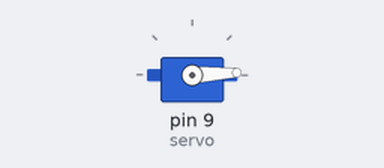
Bench run of a sketch on a simulated Arduino Uno, built with avr-gcc and run on an emulated ATmega328P. On the bench: servo.

Above: at 0.05 s.
At 0.9 s:
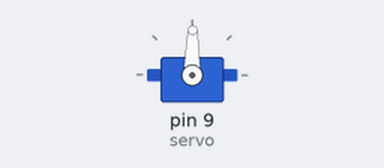
At 1.75 s:
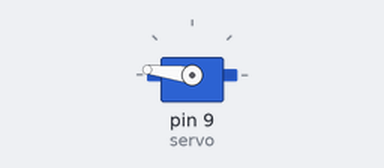
At 3.45 s:
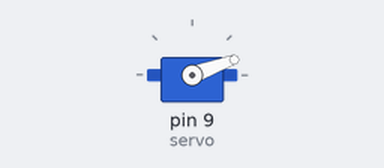
Timing chart, 0 to 8.4 s (numbered marks = the images above):
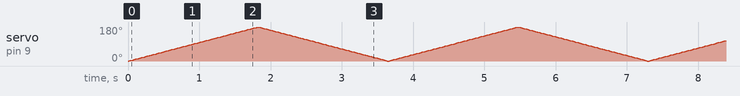

The sketch:

Lab1_Servo.ino
```cpp
/*
	Lab. 1 - Servo motor
  Sweeps the shaft of a servo motor
  back and forth across 180 degress
*/

#include <Servo.h>

int pos = 0;
Servo servo;

int dt = 10;

void setup()
{
  servo.attach(9, 500, 2500); // pin, min angle, max angle
}

void loop()
{
  for (pos = 0; pos <= 180; pos ++)
  {
    servo.write(pos);
    delay(dt);
  }
  for (pos = 180; pos >= 0; pos --)
  {
    servo.write(pos);
    delay(dt);
  }
}
```
